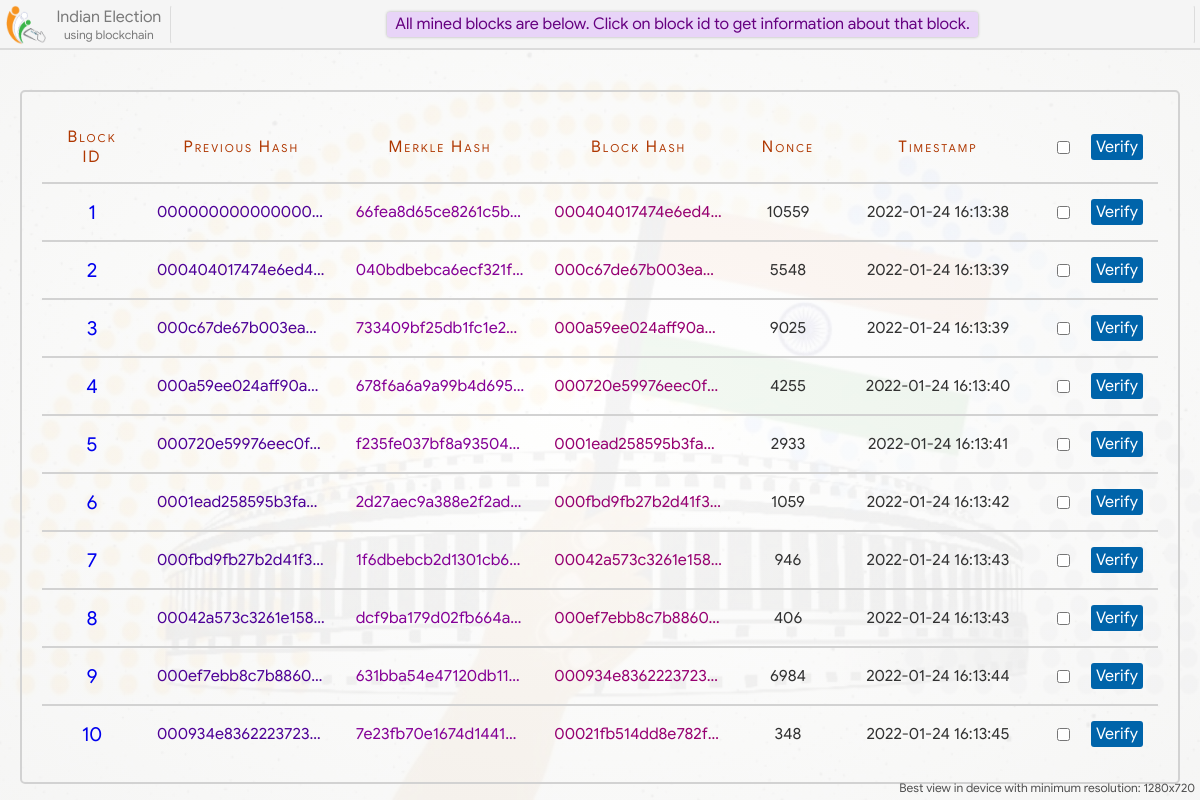
Screenshot of /blockchain/ with the database file from the repository.
### home/models.py (models this page shows)
class Block(models.Model):
    prev_hash = models.CharField(max_length=100, blank=True)
    merkle_hash = models.CharField(max_length=100, blank=True)
    this_hash = models.CharField(max_length=100, blank=True)
    nonce = models.IntegerField(null=True)
    timestamp = models.DateTimeField()

### home/views.py (the view)
# urls.py: path('blockchain/', views.blockchain, name='blockchain'),
def blockchain(request):
    blocks = Block.objects.all()
    return render(request, 'blockchain.html', {'blocks':blocks})

### home/templates/blockchain.html (shortened to what this page needs)
{% extends 'base.html' %}
{% load static %}
{% block head %}
    <link rel="stylesheet" type="text/css" href="{% static 'css/blockchain.css' %}">
{% endblock %}
{% block main_content %}
<div class="blocks">
    <table class="mine-block-result">
        <tr class="table-header">
            <td>Block ID</td>
            <td>Previous Hash</td>
            <td>Merkle Hash</td>
            <td>Block Hash</td>
            <td>Nonce</td>
            <td>Timestamp</td>
            <td> <div class="verify-button" title="Click to verify selected Blocks"> <input type="checkbox" onchange="verifySelect(this)"> <span onclick="verifyBlock(this)">Verify</span> </div> </td>
        </tr>
        {% if blocks %}
        {% for block in blocks %}
        <tr id="{{ block.id }}">
            <td> <a class="block-info-link" href="/block-info/?id={{block.id}}"> {{ block.id }} </a> </td>
            <td title="{{ block.prev_hash }}" style="color: rgb(78, 0, 151);">{{ block.prev_hash }}</td>
            <td title="{{ block.merkle_hash }}" style="color: rgb(133, 0, 151);">{{ block.merkle_hash }}</td>
            <td title="{{ block.this_hash }}" style="color: rgb(151, 0, 113);">{{ block.this_hash }}</td>
            <td>{{ block.nonce }}</td>
            <td>{{ block.timestamp|date:"Y-m-d" }} {{ block.timestamp|time:"H:i:s" }}</td>
            <td> <div class="verify-button" title="Click to verify this Block"> <input type="checkbox" onchange="verifySelect(this)"> <span onclick="verifyBlock(this)">Verify</span> </div> </td>
        </tr>
        {% endfor %}
        {% else %}
        <tr>
            <td colspan="7">No Blocks</td>
        </tr>
        {% endif %}
    </table>
</div>
{% endblock %}

### home/templates/base.html (shortened to what this page needs)
{% load static %}
<!DOCTYPE html>
<html lang="en">
<head>
    <link rel="stylesheet" type="text/css" href="{% static 'css/animations.css' %}">
    <link rel="stylesheet" type="text/css" href="{% static 'css/loading.css' %}">
    <link rel="stylesheet" type="text/css" href="{% static 'css/base.css' %}">
    <link rel="stylesheet" type="text/css" href="{% static 'css/home.css' %}">
    <link rel="stylesheet" type="text/css" href="{% static 'css/candidate-profile.css' %}">
    <link rel="stylesheet" type="text/css" href="{% static 'css/voting.css' %}">
    <link rel="stylesheet" type="text/css" href="{% static 'css/final-status.css' %}">
    {% block head %}{% endblock %}
</head>
<body>
    <div class="gradient"></div>
    <div class="main-content">
        {% block main_content %}{% endblock %}
    </div>
    <div class="header">
            <div class="logo" title="Navigation Bar">
                <img style="height: 40px; width: 40px; margin: auto;" src="{% static 'images/logo.png' %}">
                <div class="logo-text">
                    <span class="logo-text" style="font-size: 16px;">Indian Election</span>
                    <span class="logo-text" style="font-size: 12px;">using blockchain</span>
                </div>
            </div>
            <div class="status-box">
            </div>
    </div>
    <div class="view-msg">Best view in device with minimum resolution: 1280x720</div>
</body>
</html>

### home/static/css/base.css (style rules this page uses)
* { box-sizing: border-box; font-family: calibri; font-size: 20px; }
a { text-decoration: none; }
html, body { display: flex; padding: 0; margin: 0; width: 100%; min-height: 100%; }
body { display: flex; flex-direction: column; background: url('../images/vote-bg.jpg'); background-position: center; background-repeat: no-repeat; background-size: cover; background-attachment: fixed; }
.gradient { position: fixed; top: 0; left: 0; height: 100%; width: 100%; background: radial-gradient(rgba(255,255,255, 0.95), rgba(245,245,245, 0.95)); background-attachment: fixed; z-index: -10; }
.header { position: fixed; top: 0px; left: 0px; height: 50px; padding: 5px; padding-left: 0; display: flex; width: 100%; background: rgb(245, 245, 245, 0.95); border-bottom: 2px solid rgba(0,0,0,0.1); z-index: 7; }
.header > .logo { display: flex; min-width: 170px; width: max-content; padding-right: 3px; cursor: pointer; }
.header > .logo > .logo-text { margin: auto; color: rgba(0,0,0,0.5); margin-left: 5px; display: flex; flex-direction: column; text-align: center; }
.status-box { overflow: hidden; display: flex; flex-direction: column; margin: auto; flex: 1; border: 1px solid rgba(255, 0, 0, 0); border-left: 1px solid rgba(0,0,0,0.1); border-right: 1px solid rgba(0,0,0,0.1); border-radius: 3px; padding: 4px 10px; height: 39px; }
.main-content { display: flex; margin: auto; margin-top: 70px; min-height: calc(100% - 70px); padding: 20px; width: 100%; }
.view-msg { position: fixed; bottom: 5px; right: 5px; font-size: 12px; color: rgb(80, 80, 80); }

### home/static/css/blockchain.css (style rules this page uses)
.blocks { width: 100%; margin: auto; display: flex; padding: 20px; border: 2px solid rgb(210, 210, 210); border-radius: 5px; }
table.mine-block-result { width: 100%; border-collapse: collapse; word-wrap: break-word; table-layout: fixed; }
table.mine-block-result tr { border-bottom: 2px solid rgb(210, 210, 210); }
table.mine-block-result tr:last-child { border-bottom: none; }
table.mine-block-result td { text-align: center; padding: 15px; color: rgb(49, 49, 49); font-size: 16px; }
table.mine-block-result tr td:first-child { width: 100px; }
table.mine-block-result tr td:nth-child(5) { width: 100px; }
table.mine-block-result tr td:nth-child(6) { width: 200px; }
table.mine-block-result tr td:last-child { text-align: right; width: 120px; letter-spacing: 0; font-variant: normal; }
.verify-button { display: flex; justify-content: space-between; align-items: center; }
.verify-button span { padding: 0; margin: 0; font-size: 16px; background: rgba(0, 100, 170); font-weight: bold; padding: 3px 5px; border-radius: 3px; color: white; cursor: pointer; }
table.mine-block-result tr td:nth-child(2), table.mine-block-result tr td:nth-child(3), table.mine-block-result tr td:nth-child(4) { white-space: nowrap; overflow: hidden !important; text-overflow: ellipsis; }
tr.table-header td { color: #af3700; font-size: 16px; letter-spacing: 2px; font-variant: small-caps; }
.block-info-link { padding: 5px 12px; border-radius: 3px; transition: 0.3s; }

### rows the page displays
Block: id "1", prev_hash "000000000000000…", merkle_hash "66fea8d65ce8261c5b…", this_hash "000404017474e6ed4…", nonce "10559", timestamp "2022-01-24", timestamp "16:13:38"
Block: id "2", prev_hash "000404017474e6ed4…", merkle_hash "040bdbebca6ecf321f…", this_hash "000c67de67b003ea…", nonce "5548", timestamp "2022-01-24", timestamp "16:13:39"
Block: id "3", prev_hash "000c67de67b003ea…", merkle_hash "733409bf25db1fc1e2…", this_hash "000a59ee024aff90a…", nonce "9025", timestamp "2022-01-24", timestamp "16:13:39"
Block: id "4", prev_hash "000a59ee024aff90a…", merkle_hash "678f6a6a9a99b4d695…", this_hash "000720e59976eec0f…", nonce "4255", timestamp "2022-01-24", timestamp "16:13:40"
Block: id "5", prev_hash "000720e59976eec0f…", merkle_hash "f235fe037bf8a93504…", this_hash "0001ead258595b3fa…", nonce "2933", timestamp "2022-01-24", timestamp "16:13:41"
Block: id "6", prev_hash "0001ead258595b3fa…", merkle_hash "2d27aec9a388e2f2ad…", this_hash "000fbd9fb27b2d41f3…", nonce "1059", timestamp "2022-01-24", timestamp "16:13:42"
Block: id "7", prev_hash "000fbd9fb27b2d41f3…", merkle_hash "1f6dbebcb2d1301cb6…", this_hash "00042a573c3261e158…", nonce "946", timestamp "2022-01-24", timestamp "16:13:43"
Block: id "8", prev_hash "00042a573c3261e158…", merkle_hash "dcf9ba179d02fb664a…", this_hash "000ef7ebb8c7b8860…", nonce "406", timestamp "2022-01-24", timestamp "16:13:43"
Block: id "9", prev_hash "000ef7ebb8c7b8860…", merkle_hash "631bba54e47120db11…", this_hash "000934e8362223723…", nonce "6984", timestamp "2022-01-24", timestamp "16:13:44"
Block: id "10", prev_hash "000934e8362223723…", merkle_hash "7e23fb70e1674d1441…", this_hash "00021fb514dd8e782f…", nonce "348", timestamp "2022-01-24", timestamp "16:13:45"
